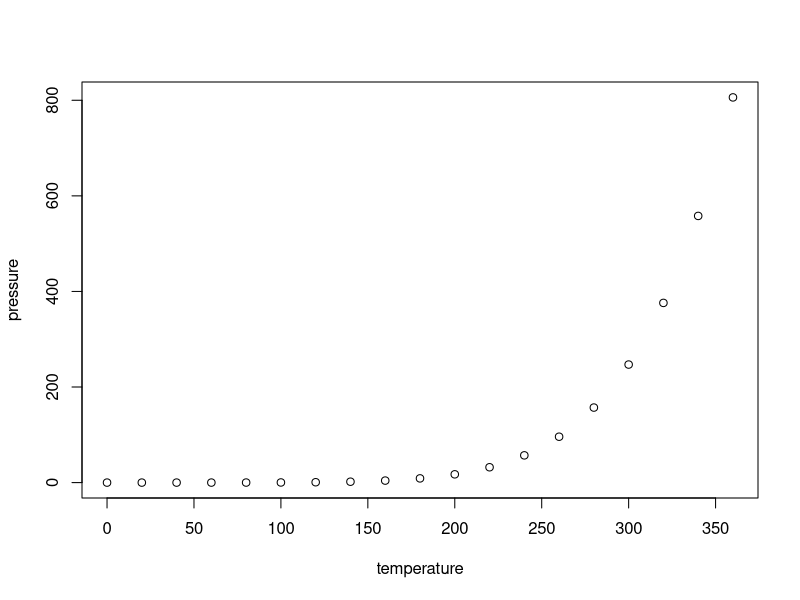
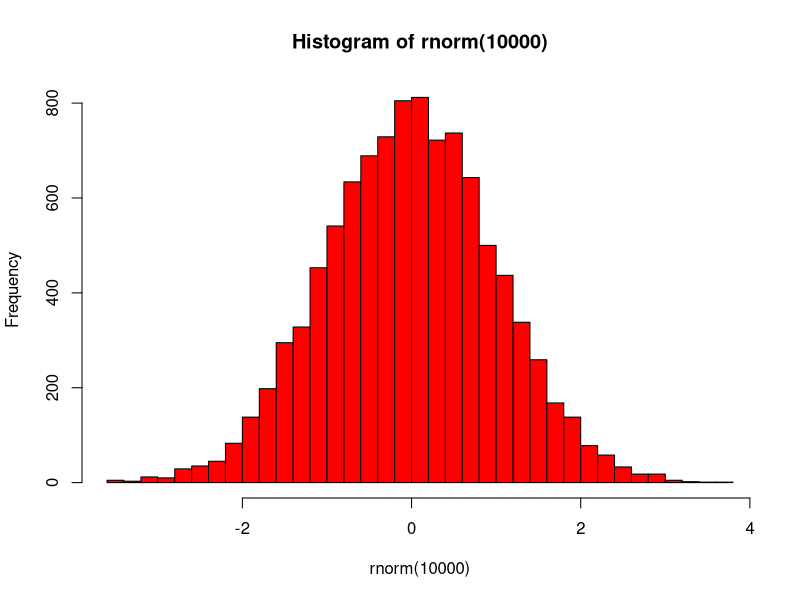

Generate these figures, in order, with R:
## ---- chunk 1
knitr::opts_chunk$set(echo = FALSE)
## ---- chunk 2
summary(cars)
## ---- chunk 3
plot(pressure)
## ---- chunk 4
hist(rnorm(10000), col = "red", breaks = "Scott")
## ---- chunk 5
knitr::include_app("https://mathr.math.appstate.edu/shiny/Power")
